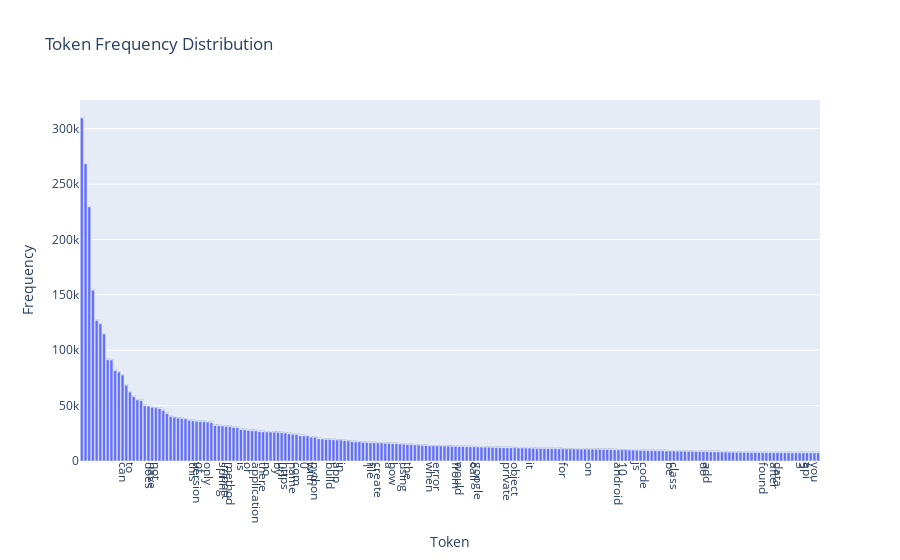

Source (notebook cell):
### Code cell
# Plot the distribution using Plotly

df = df_freq[:200]

fig = px.bar(df, x='Token', y='Frequency', labels={'Token': 'Token', 'Frequency': 'Frequency'},
             title='Token Frequency Distribution', text='Frequency')
fig.update_xaxes(tickangle=90, tickmode='array', tickvals=df.index, ticktext=df['Token'])

# Show the plot
fig.show()

# Ici l'interactivité de plotly est vraiment pratique.

### Figure 1 — Plotly figure (JSON) as saved in the notebook; plotly's stock layout.template omitted (floating-point values rounded to 4 significant figures; data arrays with more than 128 entries replaced by an {"elided": "..."} marker saying what was removed)
{"data": [{"alignmentgroup": "True", "hovertemplate": "Token=%{x}<br>Frequency=%{text}<extra></extra>", "legendgroup": "", "marker": {"color": "#636efa", "pattern": {"shape": ""}}, "name": "", "offsetgroup": "", "orientation": "v", "showlegend": false, "text": {"elided": "200 int values"}, "textposition": "auto", "type": "bar", "x": {"elided": "200 str values"}, "xaxis": "x", "y": {"elided": "200 int values"}, "yaxis": "y"}], "layout": {"barmode": "relative", "legend": {"tracegroupgap": 0}, "title": {"text": "Token Frequency Distribution"}, "xaxis": {"anchor": "y", "domain": [0, 1], "tickangle": 90, "tickmode": "array", "ticktext": {"elided": "200 str values"}, "tickvals": {"elided": "200 int values"}, "title": {"text": "Token"}}, "yaxis": {"anchor": "x", "domain": [0, 1], "title": {"text": "Frequency"}}}}
